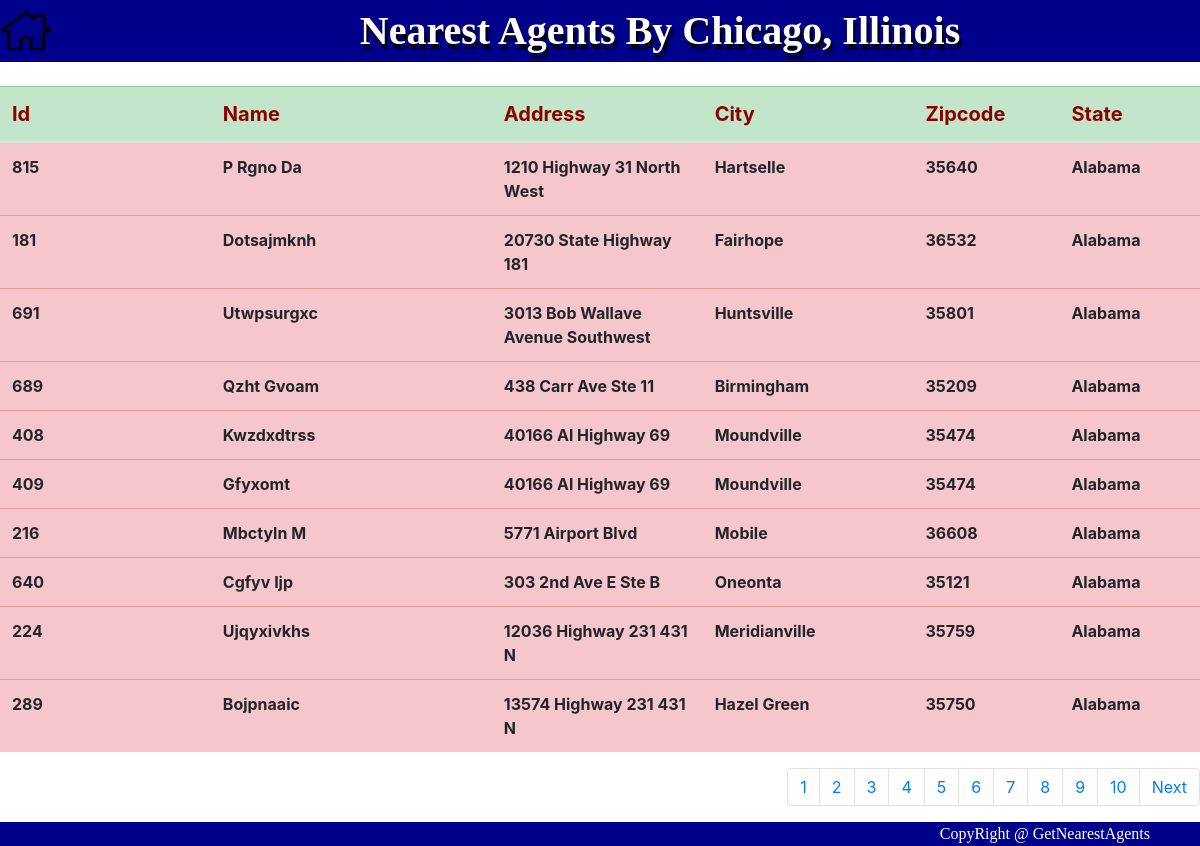
The page /locations/?id=4 on the database its author committed.
### agents/models.py (models this page shows)
class GivenPlaces(models.Model):
    id = models.AutoField(primary_key=True)
    city_name = models.CharField(max_length=50)
    latitute = models.FloatField()
    longitute = models.FloatField()

class AgentsModel(models.Model):
    id = models.IntegerField(primary_key=True)
    name = models.CharField(max_length=50)
    address = models.TextField()
    city = models.CharField(max_length=50)
    zipcode = models.IntegerField()
    state = models.CharField(max_length=50)

### agents/views.py (the view)
# urls.py: path('locations/',views.getNearestLocations,name='locations'),
def getNearestLocations(request,pno=None,id=None):
    if not (pno and id):
        place_id = request.GET.get('id')
        page_no = 1
    else:
        place_id = id
        page_no = pno
    place = GivenPlaces.objects.get(id=place_id)
    queryset = LatituteAndLongituteModel.objects.all()
    city_list = [{'lat':x.latitute,'lon':x.longitute,'id':x.id} for x in queryset]
    city_to_find = {'lat': place.latitute, 'lon': place.longitute}
    nearest_locations = find_closest_lat_lon(city_list, city_to_find)
    nearest_locations.sort(key=lambda x: x[0])
    hundred_nearest_locations = nearest_locations[0:100]
    data = [LatituteAndLongituteModel.objects.get(id=each_location[1]) for each_location in hundred_nearest_locations]
    nearest_agents = [AgentsModel.objects.get(id=each_object.agents_id) for each_object in data]
    pg = Paginator(nearest_agents, 10)
    page = pg.page(page_no)
    return render(request, 'agents.html', {"agents_data":page, 'place_data':place})

### agents/views.py (called while the page is built)
def dist_between_two_lat_lon(*args):
    from math import asin, cos, radians, sin, sqrt
    lat1, lat2, long1, long2,place_id = args
    lat1, lat2, long1, long2,place = map(radians, args)
    dist_lats = abs(lat2 - lat1)
    dist_longs = abs(long2 - long1)
    a = sin(dist_lats / 2) ** 2 + cos(lat1) * cos(lat2) * sin(dist_longs / 2) ** 2
    c = asin(sqrt(a)) * 2
    radius_earth = 6378
    return c * radius_earth,place_id

def find_closest_lat_lon(data, v):
    return [dist_between_two_lat_lon(v['lat'], v['lon'], x['lat'], x['lon'],x['id']) for x in data]

### templates/agents.html (shortened to what this page needs)
{% extends 'common.html' %}
{% block common %}
    {% load static %}
      <head>
          <link rel="stylesheet" href="{% static 'css/design.css' %}">
      </head>
      <body>
        <table id="table">
            <tr>
                <th id="img-col" class="img"><a href="{% url 'main' %}" ><img src="{% static 'images/home.png' %}" width="50" height="40"> </a></th>
                <th id="title">Nearest Agents By {{ place_data.city_name }} </th>
            </tr>
        </table>
        <br>
        <table class="table table-hover" table-bordered width="1000">
            <thead>
                <tr class="table-success">
                  <th scope="col" class="header">Id</th>
                  <th scope="col" class="header">Name</th>
                  <th scope="col" class="header">Address</th>
                  <th scope="col" class="header">City</th>
                  <th scope="col" class="header">Zipcode</th>
                  <th scope="col" class="header">State</th>
                </tr>
            </thead>
            <tbody>
                {% for x in agents_data %}
                <tr class="table-danger">
                    <th width="150" >{{ x.id }}</th>
                    <th width="200" >{{ x.name }}</th>
                    <th width="150" >{{ x.address }}</th>
                    <th width="150" >{{ x.city }}</th>
                    <th width="100" >{{ x.zipcode }}</th>
                    <th width="100" >{{ x.state }}</th>
                </tr>
                {% endfor %}
              </tbody>
            </table>
            <nav aria-label="Page navigation example">
              <ul class="pagination justify-content-end">
                  {% for x in agents_data.paginator.page_range %}
                    <li class="page-item"><a class="page-link" href="{% url 'get_page' pno=x id=place_data.id %}">{{ x }}</a></li>
                  {% endfor %}
              {% if agents_data.has_next %}
                <li class="page-item">
                  <a class="page-link" href="{% url 'get_page' pno=agents_data.next_page_number id=place_data.id %}">
                      Next
                  </a>
                </li>
              {% endif %}
              </ul>
            </nav>
        </body>
{% endblock %}

### agents/static/css/design.css (style rules this page uses)
#title { font-family: "Agency FB"; font-size: 40px; text-align: center; color: white; text-shadow: black 2px 5px 2px; background-color: darkblue; }
#table { width: 100%; padding-top: 30%; }
#img-col { background-color: darkblue; }
.img { width:10%; }
.header { font-size: 20px; color: darkred; }

### rows shown on the page
GivenPlaces: city_name "Chicago, Illinois"
AgentsModel: id "815", name "P Rgno Da", address "1210 Highway 31 North West", city "Hartselle", zipcode "35640", state "Alabama"
AgentsModel: id "181", name "Dotsajmknh", address "20730 State Highway 181", city "Fairhope", zipcode "36532", state "Alabama"
AgentsModel: id "691", name "Utwpsurgxc", address "3013 Bob Wallave Avenue Southwest", city "Huntsville", zipcode "35801", state "Alabama"
AgentsModel: id "689", name "Qzht Gvoam", address "438 Carr Ave Ste 11", city "Birmingham", zipcode "35209", state "Alabama"
AgentsModel: id "408", name "Kwzdxdtrss", address "40166 Al Highway 69", city "Moundville", zipcode "35474", state "Alabama"
AgentsModel: id "409", name "Gfyxomt", address "40166 Al Highway 69", city "Moundville", zipcode "35474", state "Alabama"
AgentsModel: id "216", name "Mbctyln M", address "5771 Airport Blvd", city "Mobile", zipcode "36608", state "Alabama"
AgentsModel: id "640", name "Cgfyv Ijp", address "303 2nd Ave E Ste B", city "Oneonta", zipcode "35121", state "Alabama"
AgentsModel: id "224", name "Ujqyxivkhs", address "12036 Highway 231 431 N", city "Meridianville", zipcode "35759", state "Alabama"
AgentsModel: id "289", name "Bojpnaaic", address "13574 Highway 231 431 N", city "Hazel Green", zipcode "35750", state "Alabama"

### other values the page prints
{{ x }} "1" "2" "3" "4" "5" "6" "7" "8" "9" "10"
